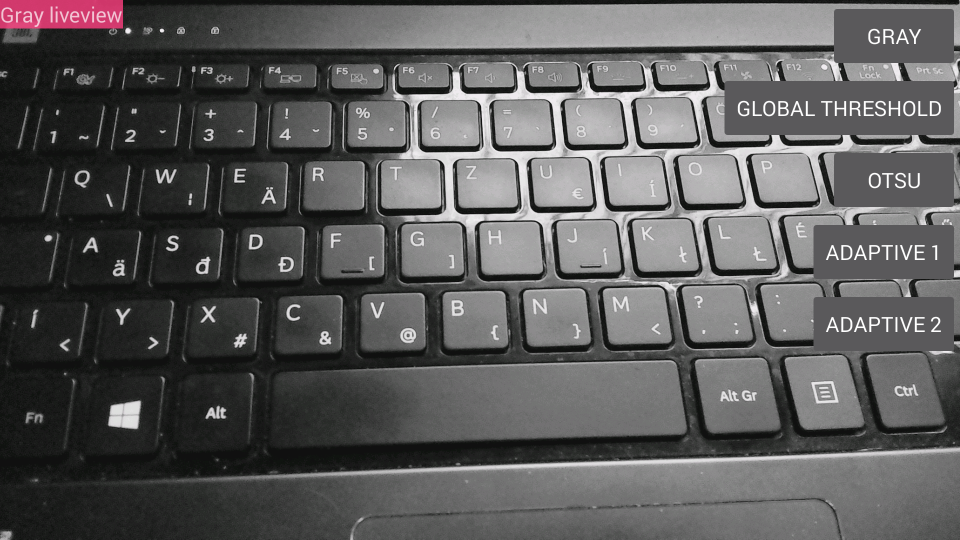
#> input picture Példatár/screen01_h.png, 960 x 540 px
$ python 10_01_threshold_adaptive.py
#> lines starting #> are read from the running program, lines starting #| are printed output that depends on the picture; after the words box and inside, x2 and y2 are one past the last pixel; in counts of white or black regions, pixels touching at a corner belong together

import cv2

src = cv2.imread('screen01_h.png', cv2.IMREAD_GRAYSCALE)
#> src: shape (540, 960); min 16, max 255, mean 89.9
cv2.imshow('Source', src)

im_thresh = cv2.adaptiveThreshold(src, 255, cv2.ADAPTIVE_THRESH_MEAN_C, cv2.THRESH_BINARY, 35, -40)
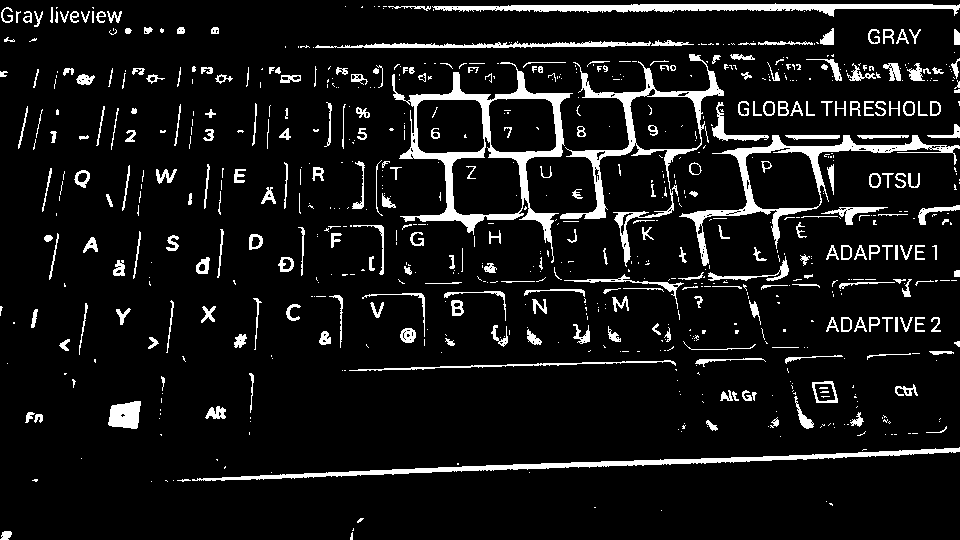
#> im_thresh: shape (540, 960); 8.7% white; 771 white regions (490 under 20 px), largest, box (x1, y1, x2, y2) and area: (392, 62, 573, 263) 5605, (560, 54, 724, 267) 3922, (679, 135, 960, 266) 3639
print('Adaptive threshold with 35x35 block size and -40 constant value.')
cv2.imshow('Result', im_thresh)
cv2.waitKey(0)

cv2.destroyAllWindows()
